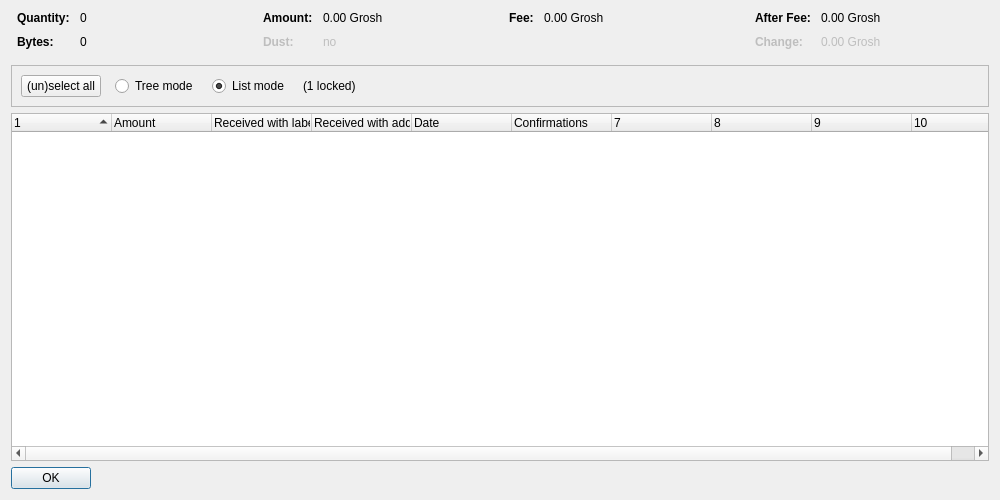
<?xml version="1.0" encoding="UTF-8"?>
<ui version="4.0">
 <class>CoinControlDialog</class>
 <widget class="QDialog" name="CoinControlDialog">
  <property name="geometry">
   <rect>
    <x>0</x>
    <y>0</y>
    <width>1000</width>
    <height>500</height>
   </rect>
  </property>
  <property name="windowTitle">
   <string>Coin Selection</string>
  </property>
  <layout class="QVBoxLayout" name="verticalLayout">
   <item>
    <layout class="QHBoxLayout" name="horizontalLayoutTop" stretch="0,0,0,0">
     <property name="topMargin">
      <number>0</number>
     </property>
     <property name="bottomMargin">
      <number>10</number>
     </property>
     <item>
      <layout class="QFormLayout" name="formLayoutCoinControl1">
       <property name="horizontalSpacing">
        <number>10</number>
       </property>
       <property name="verticalSpacing">
        <number>10</number>
       </property>
       <property name="leftMargin">
        <number>6</number>
       </property>
       <property name="rightMargin">
        <number>6</number>
       </property>
       <item row="0" column="0">
        <widget class="QLabel" name="labelCoinControlQuantityText">
         <property name="font">
          <font>
           <weight>75</weight>
           <bold>true</bold>
          </font>
         </property>
         <property name="text">
          <string>Quantity:</string>
         </property>
        </widget>
       </item>
       <item row="0" column="1">
        <widget class="QLabel" name="labelCoinControlQuantity">
         <property name="cursor">
          <cursorShape>IBeamCursor</cursorShape>
         </property>
         <property name="contextMenuPolicy">
          <enum>Qt::ActionsContextMenu</enum>
         </property>
         <property name="text">
          <string notr="true">0</string>
         </property>
         <property name="textInteractionFlags">
          <set>Qt::LinksAccessibleByMouse|Qt::TextSelectableByKeyboard|Qt::TextSelectableByMouse</set>
         </property>
        </widget>
       </item>
       <item row="1" column="0">
        <widget class="QLabel" name="labelCoinControlBytesText">
         <property name="font">
          <font>
           <weight>75</weight>
           <bold>true</bold>
          </font>
         </property>
         <property name="text">
          <string>Bytes:</string>
         </property>
        </widget>
       </item>
       <item row="1" column="1">
        <widget class="QLabel" name="labelCoinControlBytes">
         <property name="cursor">
          <cursorShape>IBeamCursor</cursorShape>
         </property>
         <property name="contextMenuPolicy">
          <enum>Qt::ActionsContextMenu</enum>
         </property>
         <property name="text">
          <string notr="true">0</string>
         </property>
         <property name="textInteractionFlags">
          <set>Qt::LinksAccessibleByMouse|Qt::TextSelectableByKeyboard|Qt::TextSelectableByMouse</set>
         </property>
        </widget>
       </item>
      </layout>
     </item>
     <item>
      <layout class="QFormLayout" name="formLayoutCoinControl2">
       <property name="horizontalSpacing">
        <number>10</number>
       </property>
       <property name="verticalSpacing">
        <number>10</number>
       </property>
       <property name="leftMargin">
        <number>6</number>
       </property>
       <property name="rightMargin">
        <number>6</number>
       </property>
       <item row="0" column="0">
        <widget class="QLabel" name="labelCoinControlAmountText">
         <property name="font">
          <font>
           <weight>75</weight>
           <bold>true</bold>
          </font>
         </property>
         <property name="text">
          <string>Amount:</string>
         </property>
        </widget>
       </item>
       <item row="0" column="1">
        <widget class="QLabel" name="labelCoinControlAmount">
         <property name="cursor">
          <cursorShape>IBeamCursor</cursorShape>
         </property>
         <property name="contextMenuPolicy">
          <enum>Qt::ActionsContextMenu</enum>
         </property>
         <property name="text">
          <string notr="true">0.00 Grosh</string>
         </property>
         <property name="textInteractionFlags">
          <set>Qt::LinksAccessibleByMouse|Qt::TextSelectableByKeyboard|Qt::TextSelectableByMouse</set>
         </property>
        </widget>
       </item>
       <item row="1" column="0">
        <widget class="QLabel" name="labelCoinControlLowOutputText">
         <property name="enabled">
          <bool>false</bool>
         </property>
         <property name="font">
          <font>
           <weight>75</weight>
           <bold>true</bold>
          </font>
         </property>
         <property name="text">
          <string>Dust:</string>
         </property>
        </widget>
       </item>
       <item row="1" column="1">
        <widget class="QLabel" name="labelCoinControlLowOutput">
         <property name="enabled">
          <bool>false</bool>
         </property>
         <property name="cursor">
          <cursorShape>IBeamCursor</cursorShape>
         </property>
         <property name="contextMenuPolicy">
          <enum>Qt::ActionsContextMenu</enum>
         </property>
         <property name="text">
          <string notr="true">no</string>
         </property>
         <property name="textInteractionFlags">
          <set>Qt::LinksAccessibleByMouse|Qt::TextSelectableByKeyboard|Qt::TextSelectableByMouse</set>
         </property>
        </widget>
       </item>
      </layout>
     </item>
     <item>
      <layout class="QFormLayout" name="formLayoutCoinControl3">
       <property name="horizontalSpacing">
        <number>10</number>
       </property>
       <property name="verticalSpacing">
        <number>10</number>
       </property>
       <property name="leftMargin">
        <number>6</number>
       </property>
       <property name="rightMargin">
        <number>6</number>
       </property>
       <item row="0" column="0">
        <widget class="QLabel" name="labelCoinControlFeeText">
         <property name="font">
          <font>
           <weight>75</weight>
           <bold>true</bold>
          </font>
         </property>
         <property name="text">
          <string>Fee:</string>
         </property>
        </widget>
       </item>
       <item row="0" column="1">
        <widget class="QLabel" name="labelCoinControlFee">
         <property name="cursor">
          <cursorShape>IBeamCursor</cursorShape>
         </property>
         <property name="contextMenuPolicy">
          <enum>Qt::ActionsContextMenu</enum>
         </property>
         <property name="text">
          <string notr="true">0.00 Grosh</string>
         </property>
         <property name="textInteractionFlags">
          <set>Qt::LinksAccessibleByMouse|Qt::TextSelectableByKeyboard|Qt::TextSelectableByMouse</set>
         </property>
        </widget>
       </item>
      </layout>
     </item>
     <item>
      <layout class="QFormLayout" name="formLayoutCoinControl4">
       <property name="horizontalSpacing">
        <number>10</number>
       </property>
       <property name="verticalSpacing">
        <number>10</number>
       </property>
       <property name="leftMargin">
        <number>6</number>
       </property>
       <property name="rightMargin">
        <number>6</number>
       </property>
       <item row="0" column="0">
        <widget class="QLabel" name="labelCoinControlAfterFeeText">
         <property name="font">
          <font>
           <weight>75</weight>
           <bold>true</bold>
          </font>
         </property>
         <property name="text">
          <string>After Fee:</string>
         </property>
        </widget>
       </item>
       <item row="0" column="1">
        <widget class="QLabel" name="labelCoinControlAfterFee">
         <property name="cursor">
          <cursorShape>IBeamCursor</cursorShape>
         </property>
         <property name="contextMenuPolicy">
          <enum>Qt::ActionsContextMenu</enum>
         </property>
         <property name="text">
          <string notr="true">0.00 Grosh</string>
         </property>
         <property name="textInteractionFlags">
          <set>Qt::LinksAccessibleByMouse|Qt::TextSelectableByKeyboard|Qt::TextSelectableByMouse</set>
         </property>
        </widget>
       </item>
       <item row="1" column="0">
        <widget class="QLabel" name="labelCoinControlChangeText">
         <property name="enabled">
          <bool>false</bool>
         </property>
         <property name="font">
          <font>
           <weight>75</weight>
           <bold>true</bold>
          </font>
         </property>
         <property name="text">
          <string>Change:</string>
         </property>
        </widget>
       </item>
       <item row="1" column="1">
        <widget class="QLabel" name="labelCoinControlChange">
         <property name="enabled">
          <bool>false</bool>
         </property>
         <property name="cursor">
          <cursorShape>IBeamCursor</cursorShape>
         </property>
         <property name="contextMenuPolicy">
          <enum>Qt::ActionsContextMenu</enum>
         </property>
         <property name="text">
          <string notr="true">0.00 Grosh</string>
         </property>
         <property name="textInteractionFlags">
          <set>Qt::LinksAccessibleByMouse|Qt::TextSelectableByKeyboard|Qt::TextSelectableByMouse</set>
         </property>
        </widget>
       </item>
      </layout>
     </item>
    </layout>
   </item>
   <item>
    <widget class="QFrame" name="frame">
     <property name="minimumSize">
      <size>
       <width>0</width>
       <height>40</height>
      </size>
     </property>
     <property name="frameShape">
      <enum>QFrame::StyledPanel</enum>
     </property>
     <property name="frameShadow">
      <enum>QFrame::Sunken</enum>
     </property>
     <layout class="QHBoxLayout" name="horizontalLayout">
      <item>
       <layout class="QHBoxLayout" name="horizontalLayoutPanel" stretch="0,0,0,0,0">
        <property name="spacing">
         <number>14</number>
        </property>
        <item>
         <widget class="QPushButton" name="pushButtonSelectAll">
          <property name="sizePolicy">
           <sizepolicy hsizetype="Maximum" vsizetype="Fixed">
            <horstretch>0</horstretch>
            <verstretch>0</verstretch>
           </sizepolicy>
          </property>
          <property name="text">
           <string>(un)select all</string>
          </property>
          <property name="autoDefault">
           <bool>false</bool>
          </property>
         </widget>
        </item>
        <item>
         <widget class="QRadioButton" name="radioTreeMode">
          <property name="sizePolicy">
           <sizepolicy hsizetype="Maximum" vsizetype="Fixed">
            <horstretch>0</horstretch>
            <verstretch>0</verstretch>
           </sizepolicy>
          </property>
          <property name="text">
           <string>Tree mode</string>
          </property>
         </widget>
        </item>
        <item>
         <widget class="QRadioButton" name="radioListMode">
          <property name="sizePolicy">
           <sizepolicy hsizetype="Maximum" vsizetype="Fixed">
            <horstretch>0</horstretch>
            <verstretch>0</verstretch>
           </sizepolicy>
          </property>
          <property name="text">
           <string>List mode</string>
          </property>
          <property name="checked">
           <bool>true</bool>
          </property>
         </widget>
        </item>
        <item>
         <widget class="QLabel" name="labelLocked">
          <property name="text">
           <string notr="true">(1 locked)</string>
          </property>
         </widget>
        </item>
        <item>
         <spacer name="horizontalSpacer">
          <property name="orientation">
           <enum>Qt::Horizontal</enum>
          </property>
          <property name="sizeHint" stdset="0">
           <size>
            <width>40</width>
            <height>20</height>
           </size>
          </property>
         </spacer>
        </item>
       </layout>
      </item>
     </layout>
    </widget>
   </item>
   <item>
    <widget class="CoinControlTreeWidget" name="treeWidget">
     <property name="contextMenuPolicy">
      <enum>Qt::CustomContextMenu</enum>
     </property>
     <property name="sortingEnabled">
      <bool>false</bool>
     </property>
     <property name="columnCount">
      <number>10</number>
     </property>
     <attribute name="headerShowSortIndicator" stdset="0">
      <bool>true</bool>
     </attribute>
     <attribute name="headerStretchLastSection">
      <bool>false</bool>
     </attribute>
     <column>
      <property name="text">
       <string/>
      </property>
     </column>
     <column>
      <property name="text">
       <string>Amount</string>
      </property>
     </column>
     <column>
      <property name="text">
       <string>Received with label</string>
      </property>
     </column>
     <column>
      <property name="text">
       <string>Received with address</string>
      </property>
     </column>
     <column>
      <property name="text">
       <string>Date</string>
      </property>
     </column>
     <column>
      <property name="text">
       <string>Confirmations</string>
      </property>
      <property name="toolTip">
       <string>Confirmed</string>
      </property>
     </column>
     <column>
      <property name="text">
       <string/>
      </property>
     </column>
     <column>
      <property name="text">
       <string/>
      </property>
     </column>
     <column>
      <property name="text">
       <string/>
      </property>
     </column>
     <column>
      <property name="text">
       <string/>
      </property>
     </column>
    </widget>
   </item>
   <item>
    <widget class="QDialogButtonBox" name="buttonBox">
     <property name="sizePolicy">
      <sizepolicy hsizetype="Maximum" vsizetype="Fixed">
       <horstretch>0</horstretch>
       <verstretch>0</verstretch>
      </sizepolicy>
     </property>
     <property name="orientation">
      <enum>Qt::Horizontal</enum>
     </property>
     <property name="standardButtons">
      <set>QDialogButtonBox::Ok</set>
     </property>
    </widget>
   </item>
  </layout>
 </widget>
 <customwidgets>
  <customwidget>
   <class>CoinControlTreeWidget</class>
   <extends>QTreeWidget</extends>
   <header>qt/coincontroltreewidget.h</header>
  </customwidget>
 </customwidgets>
 <resources/>
 <connections/>
</ui>
